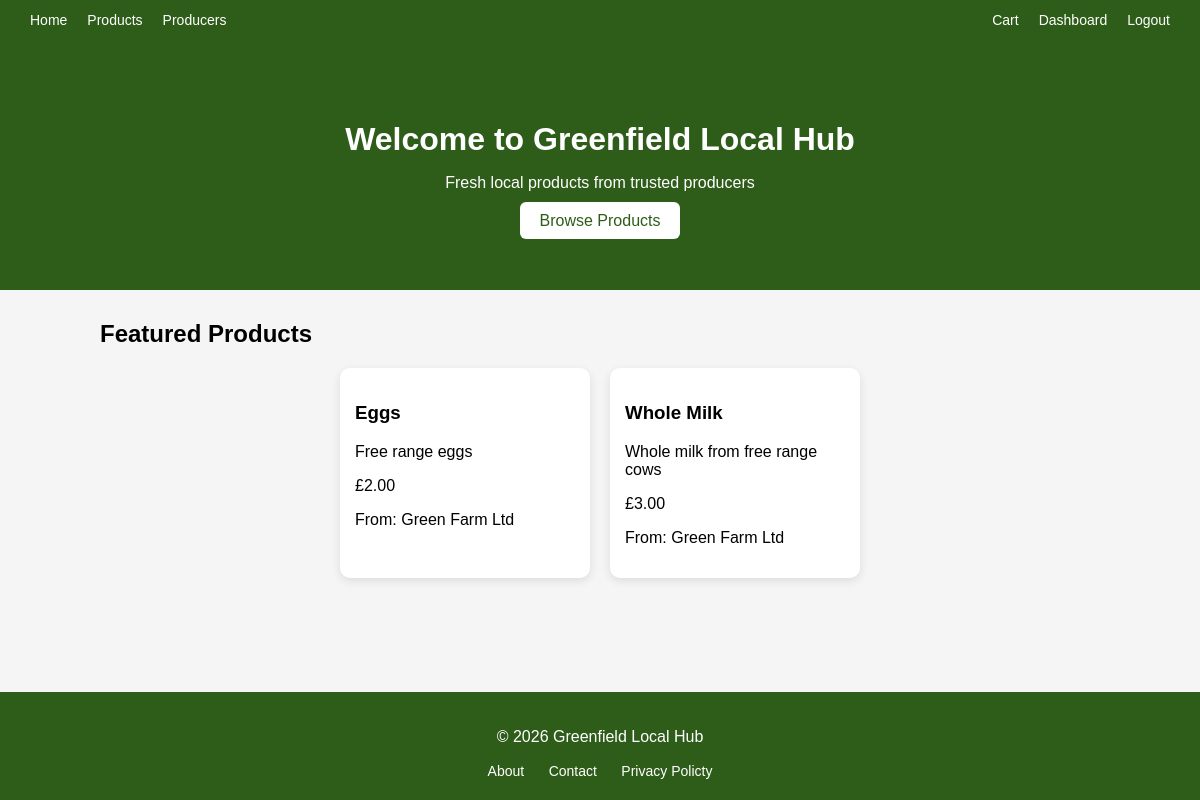
/ (signed in), run on the app's committed database.
### tables this page shows
CREATE TABLE `products` (
  `ProductID` int(11) NOT NULL,
  `Name` varchar(100) NOT NULL,
  `Description` text NOT NULL,
  `Price` decimal(5,2) NOT NULL,
  `StockLevel` int(11) NOT NULL,
  `ProducerID` int(11) DEFAULT NULL
);

CREATE TABLE `producers` (
  `ProducerID` int(11) NOT NULL,
  `Name` varchar(100) NOT NULL,
  `Location` varchar(100) NOT NULL,
  `FarmingMethod` varchar(100) NOT NULL,
  `Email` varchar(100) NOT NULL,
  `Password` varchar(255) NOT NULL
);

### index.php (the view, shortened to what this page needs)
<?php
include("db.php");
$stmt = $connect->prepare("
    SELECT Products.*, Producers.Name AS ProducerName
    FROM Products
    JOIN Producers ON Products.ProducerID = Producers.ProducerID
    LIMIT 4
");
$stmt->execute();
$products = $stmt->get_result();
?>
<!DOCTYPE html>
<html>
<head>
    <link rel="stylesheet" href="css/navbar.css">
    <link rel="stylesheet" href="css/index.css">
    <link rel="stylesheet" href="css/footer.css">
</head>
<body>
<?php include("navbar.php"); ?>
<div class="main-content">
    <div class="hero">
        <h1>Welcome to Greenfield Local Hub</h1>
        <p>Fresh local products from trusted producers</p>
        <a href="products.php" class="btn">Browse Products</a>
    </div>
    <div class="section">
        <h2>Featured Products</h2>
        <div class="products">
            <?php while ($row = $products->fetch_assoc()) { ?>
                <div class="card">
                    <h3><?php echo $row["Name"]; ?></h3>
                    <p><?php echo $row["Description"]; ?></p>
                    <p>£<?php echo $row["Price"]; ?></p>
                    <p>From: <?php echo $row["ProducerName"]; ?></p>
                </div>
            <?php } ?>
        </div>
    </div>
</div>
<?php include("footer.php"); ?>
</body>
</html>

### css/navbar.css (style rules this page uses)
html, body { height: 100%; margin: 0; }
body { display: flex; flex-direction: column; min-height: 100vh; }
.main-content { flex: 1; }

### css/index.css (style rules this page uses)
body { font-family: Arial; background: #f5f5f5; margin: 0; }
.hero { text-align: center; padding: 60px 20px; background: #2e5d1a; color: white; }
.hero h1 { margin-bottom: 10px; }
.hero p { margin-bottom: 20px; }
.btn { padding: 10px 20px; background: white; color: #2e5d1a; text-decoration: none; border-radius: 6px; }
.section { max-width: 1000px; margin: 30px auto; }
.products { display: flex; gap: 20px; flex-wrap: wrap; justify-content: center; }
.card { background: white; padding: 15px; width: 220px; border-radius: 10px; box-shadow: 0 3px 10px rgba(0,0,0,0.1); }

### data on the page
products: Name "Eggs", Description "Free range eggs", Price "2.00", ProducerID.Name "Green Farm Ltd"
products: Name "Whole Milk", Description "Whole milk from free range cows", Price "3.00", ProducerID.Name "Green Farm Ltd"
